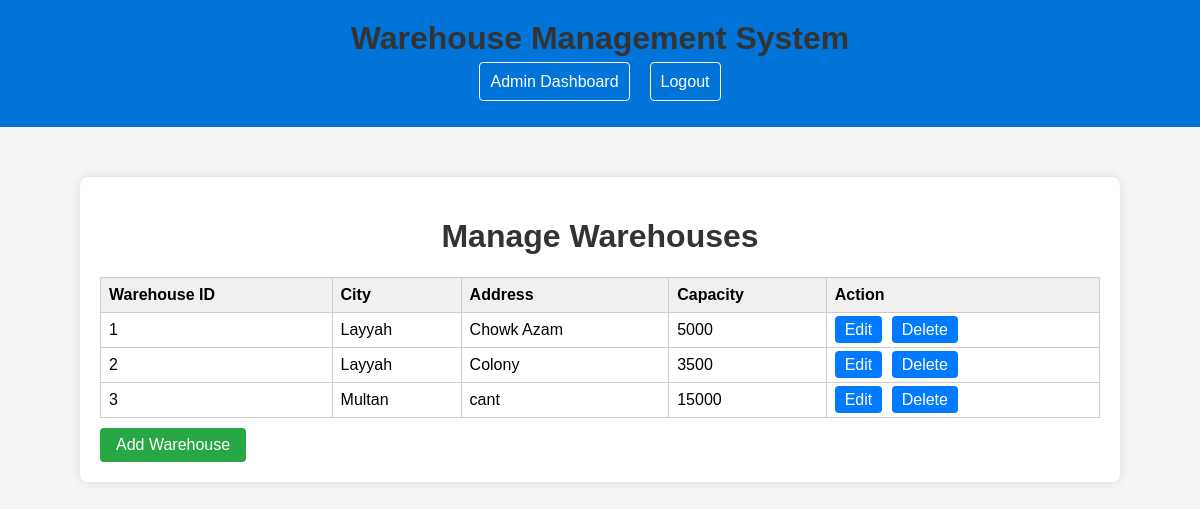
/warehouses_manage.php (signed in), run on the app's committed database.
### tables this page shows
CREATE TABLE `warehouses` (
  `warehouse_id` int(11) NOT NULL,
  `city` varchar(100) NOT NULL,
  `address` varchar(255) NOT NULL,
  `capacity` int(11) NOT NULL
);

### warehouses_manage.php (the view, shortened to what this page needs)
<?php
require_once 'db_config.php';
$sql = "SELECT * FROM warehouses";
$result = mysqli_query($conn, $sql);
$warehouses = mysqli_fetch_all($result, MYSQLI_ASSOC);
?>
<!DOCTYPE html>
<html lang="en">
<head>
</head>
<body>
    <?php include 'header.php'; ?>
    <div class="manage-container">
        <h1>Manage Warehouses</h1>
        <table>
            <tr>
                <th>Warehouse ID</th>
                <th>City</th>
                <th>Address</th>
                <th>Capacity</th>
                <th>Action</th>
            </tr>
            <?php foreach($warehouses as $warehouse): ?>
                <tr>
                    <td><?php echo $warehouse['warehouse_id']; ?></td>
                    <td><?php echo $warehouse['city']; ?></td>
                    <td><?php echo $warehouse['address']; ?></td>
                    <td><?php echo $warehouse['capacity']; ?></td>
                    <td>
                        <a href="edit_warehouse.php?id=<?php echo $warehouse['warehouse_id']; ?>">Edit</a>
                        <a href="delete_warehouse.php?id=<?php echo $warehouse['warehouse_id']; ?>">Delete</a>
                    </td>
                </tr>
            <?php endforeach; ?>
        </table>
        <a href="add_warehouse.php" class="add-warehouse-link">Add Warehouse</a>
    </div>
</body>
</html>

### warehouses_manage.php (style rules this page uses)
body { font-family: Arial, sans-serif; background-color: #f4f4f4; margin: 0; padding: 0; }
.manage-container { background-color: #fff; padding: 20px; border-radius: 8px; box-shadow: 0 0 10px rgba(0, 0, 0, 0.1); max-width: 1000px; margin: 50px auto; }
h1 { text-align: center; color: #333; }
table { width: 100%; border-collapse: collapse; }
th, td { border: 1px solid #ccc; padding: 8px; text-align: left; }
th { background-color: #f0f0f0; }
td a { text-decoration: none; color: #fff; margin-right: 5px; padding: 5px 10px; border-radius: 4px; background-color: #007bff; transition: background-color 0.3s; }
a.add-warehouse-link { display: inline-block; padding: 8px 16px; margin-top: 10px; background-color: #28a745; color: #fff; text-decoration: none; border-radius: 4px; transition: background-color 0.3s; }

### data on the page
warehouses: warehouse_id "1", city "Layyah", address "Chowk Azam", capacity "5000"
warehouses: warehouse_id "2", city "Layyah", address "Colony", capacity "3500"
warehouses: warehouse_id "3", city "Multan", address "cant", capacity "15000"
